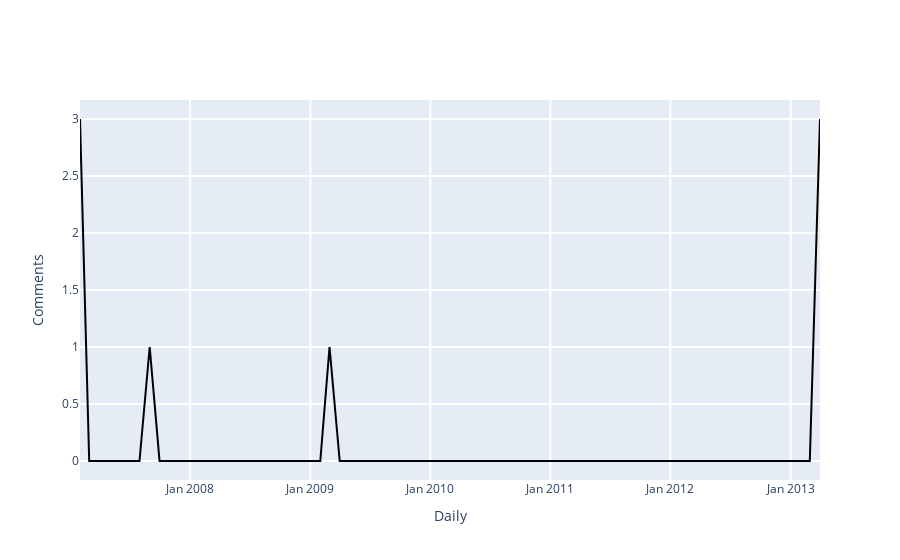

Notebook code for this chart:
### Markdown cell above
<span style="color: #626262"> Try yourself! This is what will happen when you click 'Load Talks' button: </span>

### Code cell
### -------------------------------------------------------------------------- ###
### TRY YOURSELF! THIS IS WHAT WILL HAPPEN WHEN YOU CLICK 'Load Talks' BUTTON  ###
### -------------------------------------------------------------------------- ###

## This is the page you used ##
print('The page that is being used:', the_talk_page['title'])

#Initiate a Wikipedia instance
wikipediadv_instance = WikipediaDV(WikipediaAPI(lng=abbreviation(languageSelection.value)))

#Get content of revisions on talk page
talk_content = wikipediadv_instance.get_talk_content(the_talk_page["page_id"])

#convert to datetime format
talk_content['year_month'] = pd.to_datetime(talk_content['timestamp'])


# Define a TalksListener instance
talks_listener = TalksListener(talk_content)

# Visualization
begin_date = date(2005, 3, 1)
end_date = date(2015, 7, 4)
granularity = 'Monthly'

print('Time range from', begin_date.strftime("%Y-%m-%d"), 'to', end_date.strftime("%Y-%m-%d"))
talks_listener.listen(
    begin = begin_date,
    end = end_date,
    granularity = granularity)

### Figure 1 — Plotly figure (JSON) as saved in the notebook; plotly's stock layout.template omitted (floating-point values rounded to 4 significant figures)
{"data": [{"hovertemplate": "%{x}<extra>%{y}</extra>", "marker": {"color": "rgba(0, 0, 0, 1)"}, "type": "scatter", "x": ["2007-01-31", "2007-02-28", "2007-03-31", "2007-04-30", "2007-05-31", "2007-06-30", "2007-07-31", "2007-08-31", "2007-09-30", "2007-10-31", "2007-11-30", "2007-12-31", "2008-01-31", "2008-02-29", "2008-03-31", "2008-04-30", "2008-05-31", "2008-06-30", "2008-07-31", "2008-08-31", "2008-09-30", "2008-10-31", "2008-11-30", "2008-12-31", "2009-01-31", "2009-02-28", "2009-03-31", "2009-04-30", "2009-05-31", "2009-06-30", "2009-07-31", "2009-08-31", "2009-09-30", "2009-10-31", "2009-11-30", "2009-12-31", "2010-01-31", "2010-02-28", "2010-03-31", "2010-04-30", "2010-05-31", "2010-06-30", "2010-07-31", "2010-08-31", "2010-09-30", "2010-10-31", "2010-11-30", "2010-12-31", "2011-01-31", "2011-02-28", "2011-03-31", "2011-04-30", "2011-05-31", "2011-06-30", "2011-07-31", "2011-08-31", "2011-09-30", "2011-10-31", "2011-11-30", "2011-12-31", "2012-01-31", "2012-02-29", "2012-03-31", "2012-04-30", "2012-05-31", "2012-06-30", "2012-07-31", "2012-08-31", "2012-09-30", "2012-10-31", "2012-11-30", "2012-12-31", "2013-01-31", "2013-02-28", "2013-03-31"], "y": [3, 0, 0, 0, 0, 0, 0, 1, 0, 0, 0, 0, 0, 0, 0, 0, 0, 0, 0, 0, 0, 0, 0, 0, 0, 1, 0, 0, 0, 0, 0, 0, 0, 0, 0, 0, 0, 0, 0, 0, 0, 0, 0, 0, 0, 0, 0, 0, 0, 0, 0, 0, 0, 0, 0, 0, 0, 0, 0, 0, 0, 0, 0, 0, 0, 0, 0, 0, 0, 0, 0, 0, 0, 0, 3]}], "layout": {"barmode": "group", "hovermode": "closest", "legend": {"x": 0.5, "y": 1.2}, "showlegend": false, "xaxis": {"gridwidth": 2, "tickformat": "%b %Y", "ticklen": 5, "title": {"text": "Daily"}, "zeroline": true}, "yaxis": {"gridwidth": 2, "ticklen": 5, "title": {"text": "Comments"}}}}
